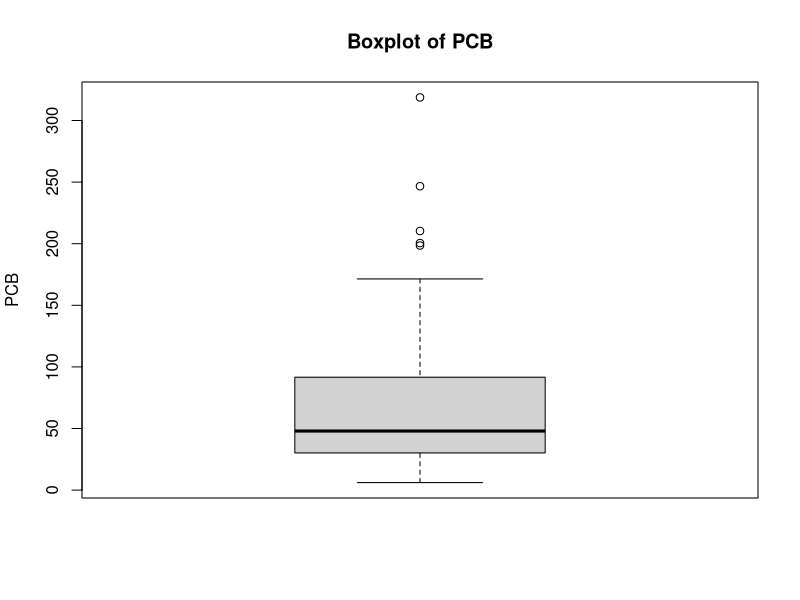

The R source for this figure: (Note: this script raises an error after producing the figure.)
#11.42
getwd()
setwd("/Users/katieprescott/Desktop/stats_final")
pcbtable <- read.csv("pcb.csv", header = TRUE, sep = ",")
View(pcbtable)

summary(pcbtable$pcb)
#Min. 1st Qu.  Median    Mean 3rd Qu.    Max. 
#6.10   30.18   47.96   68.47   91.63  318.70 
summary(pcbtable$pcb52)
#Min. 1st Qu.  Median    Mean 3rd Qu.    Max. 
#0.020   0.228   0.477   0.958   0.892   9.060 
summary(pcbtable$pcb118)
#Min. 1st Qu.  Median    Mean 3rd Qu.    Max. 
#0.236   1.490   2.420   3.256   3.890  18.900 
summary(pcbtable$pcb138)
#Min. 1st Qu.  Median    Mean 3rd Qu.    Max. 
#0.640   3.180   4.920   6.827   8.650  32.300 
summary(pcbtable$pcb180)
#Min. 1st Qu.  Median    Mean 3rd Qu.    Max. 
#0.395   1.240   2.690   4.158   4.490  31.500 

boxplot(pcbtable$pcb, main="Boxplot of PCB", ylab="PCB")
boxplot(pcbtable$pcb53, main="Boxplot of PCB52", ylab="PCB52")
boxplot(pcbtable$pcb118, main="Boxplot of PCB118", ylab="PCB118")
boxplot(pcbtable$pcb138, main="Boxplot of PCB138", ylab="PCB138")
boxplot(pcbtable$pcb180, main="Boxplot of PCB180", ylab="PCB180")

cor(pcbtable$pcb, pcbtable$pcb52) 
cor(pcbtable$pcb, pcbtable$pcb118)
cor(pcbtable$pcb, pcbtable$pcb138)
cor(pcbtable$pcb, pcbtable$pcb180)

cor(pcbtable$pcb52, pcbtable$pcb118)
cor(pcbtable$pcb52, pcbtable$pcb138)
cor(pcbtable$pcb52, pcbtable$pcb180)

cor(pcbtable$pcb118, pcbtable$pcb138)
cor(pcbtable$pcb118, pcbtable$pcb180)

cor(pcbtable$pcb138, pcbtable$pcb180)

plot(pcbtable$pcb52, pcbtable$pcb, main="Scatterplot of PCB vs PCB52", xlab="PCB52", ylab="PCB")
plot(pcbtable$pcb118, pcbtable$pcb, main="Scatterplot of PCB vs PCB118", xlab="PCB118", ylab="PCB")
plot(pcbtable$pcb138, pcbtable$pcb, main="Scatterplot of PCB vs PCB138", xlab="PCB138", ylab="PCB")
plot(pcbtable$pcb180, pcbtable$pcb, main="Scatterplot of PCB vs PCB180", xlab="PCB180", ylab="PCB")
plot(pcbtable$pcb118, pcbtable$pcb52, main="Scatterplot of PCB52 vs PCB118", xlab="PCB118", ylab="PCB52")
plot(pcbtable$pcb138, pcbtable$pcb52, main="Scatterplot of PCB52 vs PCB138", xlab="PCB138", ylab="PCB52")
plot(pcbtable$pcb180, pcbtable$pcb52, main="Scatterplot of PCB52 vs PCB180", xlab="PCB180", ylab="PCB52")
plot(pcbtable$pcb138, pcbtable$pcb118, main="Scatterplot of PCB118 vs PCB138", xlab="PCB138", ylab="PCB118")
plot(pcbtable$pcb180, pcbtable$pcb118, main="Scatterplot of PCB118 vs PCB180", xlab="PCB180", ylab="PCB118")
plot(pcbtable$pcb180, pcbtable$pcb138, main="Scatterplot of PCB138 vs PCB180", xlab="PCB180", ylab="PCB138")

#11.43
newpcb = subset(pcbtable, select=c("pcb", "pcb52", "pcb118", "pcb138", "pcb180"))
lm1 = lm(pcb ~ pcb52 + pcb118 + pcb138 + pcb180, data=newpcb)
summary(lm1)

anova(lm1)

qqnorm(residuals(lm1))
plot(lm1, which=2)

#11.44
plot(lm1)
#change data file-- take out the outliers.
newtable <- read.table("pcb2.csv", header=TRUE)
lm1 <- lm(pcb ~ (pcb52+pcb118+pcb138+pcb180), data=newtable)
summary(lm1)

#11.45
lm2 <- lm(pcb ~ (pcb52 + pcb118 + pcb138), data=pcbtable)
summary(lm2)

#11.46
lm4 <- lm(teq ~ (teqpcb + teqdioxin + teqfuran), data=pcbtable)
summary(lm4)

anova(lm4)

#11.47
lm5 <- lm(teq ~ (pcb52 + pcb118 + pcb138 + pcb180), data=pcbtable)
summary(lm5)

summary(aov(lm5))

#11.48
#change pcb file again-- replace 0 values in PCB126 and use 1/2 the smallest non-zero value observed for each
dl <- read.csv("pcb3.csv", header=TRUE)
sdl <- subset(dl, select=c("LOG.pcb", "LOG.pcb28", "LOG.pcb52", "LOG.pcb118", "LOG.pcb126", "LOG.pcb138", "LOG.pcb153", "LOG.pcb180", "LOG.teq"))
summary(sdl)
boxplot(sdl)
                            
#11.49
sdl <- subset(dl, select=c("pcb", "LOG.pcb", "LOG.pcb28", "LOG.pcb52", "LOG.pcb118", "LOG.pcb126", "LOG.pcb138", "LOG.pcb153", "LOG.pcb180"))
pairs(sdl, pch=".")
cor(sdl)

#11.50
table3<-read.csv("pcb4.csv", header = TRUE)
lm6 <- lm(teq ~ (LN.pcb + LN.pcb52 + LN.pcb118 + LN.pcb138 + LN.pcb153 + LN.pcb180), data=table3)
summary(lm6)

#11.51
#change pcb file
dl <- read.csv("pcb3.csv", header = TRUE)
sdl<- subset(dl, select=c("LOG.teq", "LOG.pcb126", "LOG.pcb28"))
lm7 <- lm(LOG.teq ~ (LOG.pcb126 + LOG.pcb28), data=sdl)
summary(lm7)
anova(lm7)
                      
#11.52
dl <- read.csv("pcb3.csv", header = TRUE)
sdl <- subset(dl, select=c("LOG.teq", "LOG.pcb28", "LOG.pcb52", "LOG.pcb118", "LOG.pcb126", "LOG.pcb138", "LOG.pcb153", "LOG.pcb180"))
lm8 <- lm(LOG.teq ~ (LOG.pcb28 + LOG.pcb52 + LOG.pcb118 + LOG.pcb126 + LOG.pcb138 + LOG.pcb153 + LOG.pcb180), data=sdl)
summary(lm8)
anova(lm8)
